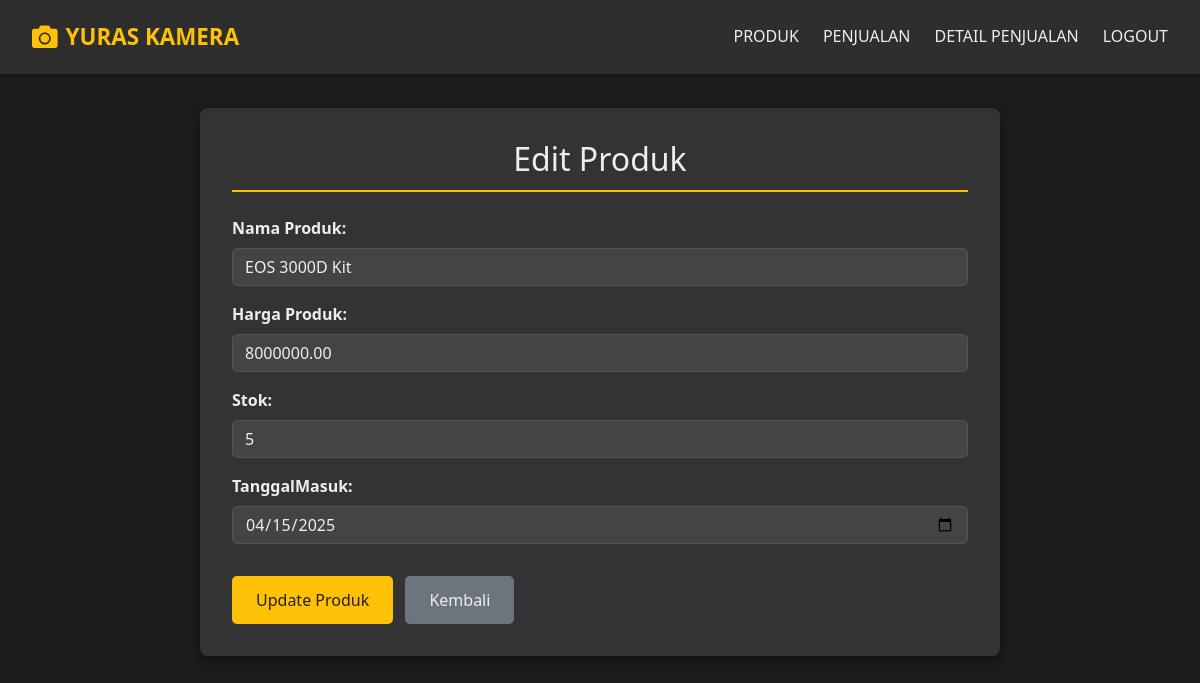
/edit.php?id=29, run on the app's committed database.
### tables this page shows
CREATE TABLE `produk` (
  `ProdukID` int(11) NOT NULL,
  `NamaProduk` varchar(25) DEFAULT NULL,
  `Harga` decimal(10,2) DEFAULT NULL,
  `Stok` int(11) DEFAULT NULL,
  `TanggalMasuk` date DEFAULT NULL,
  `user_id` int(11) DEFAULT NULL
);

### edit.php (the view, shortened to what this page needs)
<?php
include("koneksi.php");
$ProdukID = $_GET["id"];
$sql = "SELECT * FROM produk WHERE ProdukID=$ProdukID";
$result = mysqli_query($koneksi, $sql);
$barang = mysqli_fetch_assoc($result);
?>
<!DOCTYPE html>
<html lang="id">
<head>
    <link rel="stylesheet" href="https://stackpath.bootstrapcdn.com/bootstrap/4.5.2/css/bootstrap.min.css">
    <link href="https://cdnjs.cloudflare.com/ajax/libs/font-awesome/5.15.3/css/all.min.css" rel="stylesheet"/>
</head>
<body>
<header class="header">
    <a href="index.php" class="logo">
        <i class="fas fa-camera logo-icon"></i> YURAS KAMERA
    </a>
    <nav class="nav">
        <a class="nav-link" href="tampil_produk.php">PRODUK</a>
        <a class="nav-link" href="data_penjualan.php">PENJUALAN</a>
        <a class="nav-link" href="detail_penjualan.php">DETAIL PENJUALAN</a>
        <a class="nav-link" href="logout.php">LOGOUT</a>
    </nav>
</header>
    <div class="container mt-5">
        <h2>Edit Produk</h2>
        <form action="update.php" method="POST">
            <div class="form-group">
                <label for="NamaProduk">Nama Produk:</label>
                <input type="text" name="NamaProduk" class="form-control" value="<?php echo $barang['NamaProduk']; ?>" required>
            </div>
            <div class="form-group">
                <label for="Harga">Harga Produk:</label>
                <input type="number" name="Harga" class="form-control" value="<?php echo $barang['Harga']; ?>" required>
            </div>
            <div class="form-group">
                <label for="Stok">Stok:</label>
                <input type="number" name="Stok" class="form-control" value="<?php echo $barang['Stok']; ?>" required>
            </div>
            <div class="form-group">
                <label for="TanggalMasuk">TanggalMasuk:</label>
                <input type="date" name="TanggalMasuk" class="form-control" value="<?php echo $barang['TanggalMasuk']; ?>" required>
            </div>
            <button type="submit" class="btn btn-primary">Update Produk</button>
            <a href="tampil_produk.php" class="btn btn-secondary">Kembali</a>
        </form>
    </div>
</body>
</html>

### edit.php (style rules this page uses)
body { font-family: 'Segoe UI', Tahoma, Geneva, Verdana, sans-serif; background-color: #1c1c1c; color: #eee; margin: 0; padding-top: 60px; }
.header { background-color: #2e2e2e; box-shadow: 0 2px 5px rgba(0, 0, 0, 0.3); padding: 1rem 2rem; display: flex; justify-content: space-between; align-items: center; position: fixed; top: 0; left: 0; width: 100%; z-index: 1000; }
.logo { font-size: 1.4rem; font-weight: bold; color: #ffc107; text-decoration: none; display: flex; align-items: center; }
.logo-icon { margin-right: 0.5rem; font-size: 1.6rem; }
.nav { display: flex; }
.nav-link { color: #eee; text-decoration: none; margin-left: 1.5rem; transition: color 0.3s ease, transform 0.2s ease-in-out; padding: 0.5rem 0; border-bottom: 2px solid transparent; }
.container { max-width: 800px; margin: 80px auto 40px auto; padding: 2rem; border-radius: 8px; background-color: #333; box-shadow: 0 4px 10px rgba(0, 0, 0, 0.4); color: #eee; }
h2 { text-align: center; margin-bottom: 1.5rem; color: #eee; border-bottom: 2px solid #ffc107; padding-bottom: 0.7rem; }
.form-group label { color: #eee; font-weight: bold; margin-bottom: 0.5rem; display: block; }
.form-control { border: 1px solid #555; border-radius: 5px; padding: 0.75rem; margin-bottom: 1rem; width: 100%; box-sizing: border-box; background-color: #444; color: #eee; }
.btn-primary, .btn-secondary { background-color: #ffc107; border: none; color: #222; padding: 0.75rem 1.5rem; border-radius: 5px; cursor: pointer; transition: background-color 0.3s, transform 0.3s; margin-top: 1rem; display: inline-block; text-decoration: none; }
.btn-secondary { background-color: #6c757d; color: #eee; margin-left: 0.5rem; }

### data on the page
produk: NamaProduk "EOS 3000D Kit", Harga "8000000.00", Stok "5", TanggalMasuk "04/15/2025"
